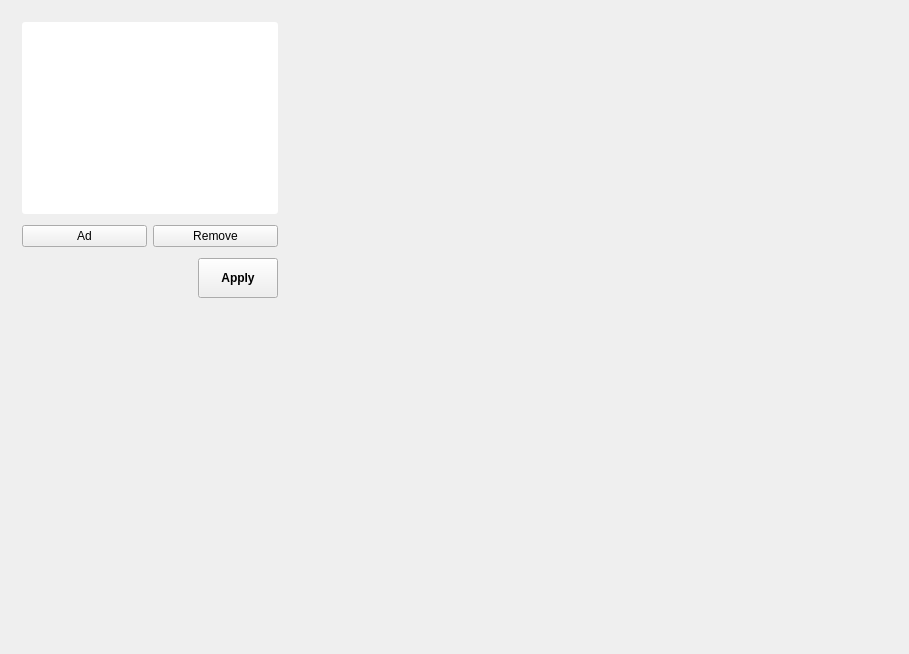
             <widget class="QWidget" name="tab_species">
              <attribute name="icon">
               <iconset resource="ressources.qrc">
                <normaloff>:/icons/icons/fish.png</normaloff>:/icons/icons/fish.png</iconset>
              </attribute>
              <attribute name="title">
               <string>Species</string>
              </attribute>
              <layout class="QGridLayout" name="gridLayout_6">
               <item row="0" column="0">
                <widget class="QFrame" name="frame_species_options">
                 <property name="styleSheet">
                  <string notr="true"/>
                 </property>
                 <property name="frameShape">
                  <enum>QFrame::NoFrame</enum>
                 </property>
                 <property name="frameShadow">
                  <enum>QFrame::Raised</enum>
                 </property>
                 <layout class="QVBoxLayout" name="verticalLayout_10">
                  <property name="spacing">
                   <number>7</number>
                  </property>
                  <property name="leftMargin">
                   <number>11</number>
                  </property>
                  <property name="topMargin">
                   <number>11</number>
                  </property>
                  <property name="rightMargin">
                   <number>11</number>
                  </property>
                  <property name="bottomMargin">
                   <number>11</number>
                  </property>
                  <item>
                   <widget class="QListView" name="listView">
                    <property name="styleSheet">
                     <string notr="true">background-color:white;
border-radius:3px;</string>
                    </property>
                   </widget>
                  </item>
                  <item>
                   <widget class="QFrame" name="frame_buttons">
                    <property name="minimumSize">
                     <size>
                      <width>0</width>
                      <height>30</height>
                     </size>
                    </property>
                    <property name="maximumSize">
                     <size>
                      <width>16777215</width>
                      <height>60</height>
                     </size>
                    </property>
                    <property name="frameShape">
                     <enum>QFrame::NoFrame</enum>
                    </property>
                    <property name="frameShadow">
                     <enum>QFrame::Raised</enum>
                    </property>
                    <layout class="QHBoxLayout" name="horizontalLayout_26">
                     <property name="leftMargin">
                      <number>0</number>
                     </property>
                     <property name="topMargin">
                      <number>0</number>
                     </property>
                     <property name="rightMargin">
                      <number>0</number>
                     </property>
                     <property name="bottomMargin">
                      <number>0</number>
                     </property>
                     <item>
                      <widget class="QPushButton" name="btn_add_item">
                       <property name="text">
                        <string>Ad</string>
                       </property>
                      </widget>
                     </item>
                     <item>
                      <widget class="QPushButton" name="btn_remove_item">
                       <property name="text">
                        <string>Remove</string>
                       </property>
                      </widget>
                     </item>
                    </layout>
                   </widget>
                  </item>
                  <item>
                   <widget class="QFrame" name="frame_apply_species">
                    <property name="minimumSize">
                     <size>
                      <width>0</width>
                      <height>30</height>
                     </size>
                    </property>
                    <property name="maximumSize">
                     <size>
                      <width>16777215</width>
                      <height>60</height>
                     </size>
                    </property>
                    <property name="frameShape">
                     <enum>QFrame::NoFrame</enum>
                    </property>
                    <property name="frameShadow">
                     <enum>QFrame::Raised</enum>
                    </property>
                    <layout class="QHBoxLayout" name="horizontalLayout_35">
                     <property name="leftMargin">
                      <number>0</number>
                     </property>
                     <property name="topMargin">
                      <number>0</number>
                     </property>
                     <property name="rightMargin">
                      <number>0</number>
                     </property>
                     <property name="bottomMargin">
                      <number>0</number>
                     </property>
                     <item>
                      <spacer name="horizontalSpacer_41">
                       <property name="orientation">
                        <enum>Qt::Horizontal</enum>
                       </property>
                       <property name="sizeHint" stdset="0">
                        <size>
                         <width>40</width>
                         <height>20</height>
                        </size>
                       </property>
                      </spacer>
                     </item>
                     <item>
                      <widget class="QPushButton" name="btn_apply_species">
                       <property name="minimumSize">
                        <size>
                         <width>70</width>
                         <height>40</height>
                        </size>
                       </property>
                       <property name="styleSheet">
                        <string notr="true">font:bold;</string>
                       </property>
                       <property name="text">
                        <string>Apply</string>
                       </property>
                      </widget>
                     </item>
                    </layout>
                   </widget>
                  </item>
                 </layout>
                </widget>
               </item>
               <item row="0" column="1">
                <spacer name="horizontalSpacer_36">
                 <property name="orientation">
                  <enum>Qt::Horizontal</enum>
                 </property>
                 <property name="sizeHint" stdset="0">
                  <size>
                   <width>609</width>
                   <height>20</height>
                  </size>
                 </property>
                </spacer>
               </item>
               <item row="1" column="0">
                <spacer name="verticalSpacer_11">
                 <property name="orientation">
                  <enum>Qt::Vertical</enum>
                 </property>
                 <property name="sizeHint" stdset="0">
                  <size>
                   <width>20</width>
                   <height>334</height>
                  </size>
                 </property>
                </spacer>
               </item>
              </layout>
             </widget>
